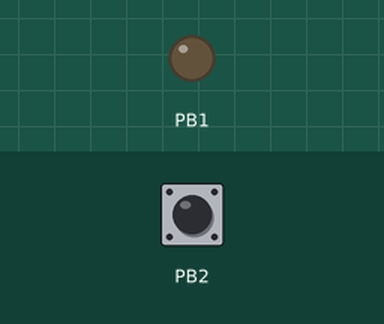
The sketch below on a simulated ATtiny85, built with avr-gcc and run on an emulated ATtiny85. Parts: output pins drawn as LEDs (lit = HIGH). The inputs (shaded band) are chosen by the test bench; at power-on: PB2 HIGH.

Above: at 0.1 s.
At 14.0 s:
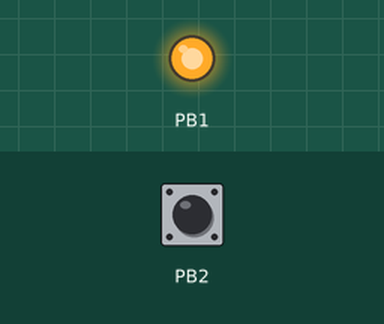
Timing chart, 0 to 15.5 s (numbered marks = the images above):
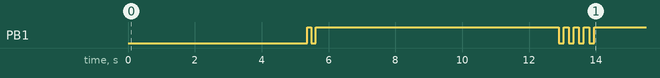

The sketch:

processes.ino
```cpp
// recon/processes - Tier 2
//
// Running processes with full command lines.
//
// CommandLine is where the interesting things hide: an analyst's tooling,
// an IR tool, a reverse shell. This is how you spot a hostile machine
// before you leave anything behind on it.
//
// Read-only, no persistence, nothing left behind except the text file named in
// R_OUT. Output lands in C:\Users\Public\ds-recon\ on the target.

#include <duck.h>

// PROGMEM: this string must live in flash, not SRAM. The ATtiny85 has 512
// bytes of RAM and this script is far larger than that.
static const char S[] PROGMEM =
    R_MKDIR
    "Get-CimInstance Win32_Process -EA 0|Select ProcessId,ParentProcessId,Name,ExecutablePath,CommandLine|Sort Name|Format-Table -Auto|Out-String -Width 250"
    "'=== PROCESS COUNT ==='"
    "(Get-Process).Count"
    "'=== LISTENERS ==='"
    "Get-NetTCPConnection -State Listen -EA 0|Select LocalAddress,LocalPort,OwningProcess|Sort LocalPort|Format-Table -Auto|Out-String -Width 200"
    R_OUT("processes.txt")
    R_SHOW("processes.txt");

void setup() {
  duckBegin();
  ledPulse(2, 120, 120);
  recon(S);
  ledPulse(4, 150, 150);
}

void loop() {}
```
